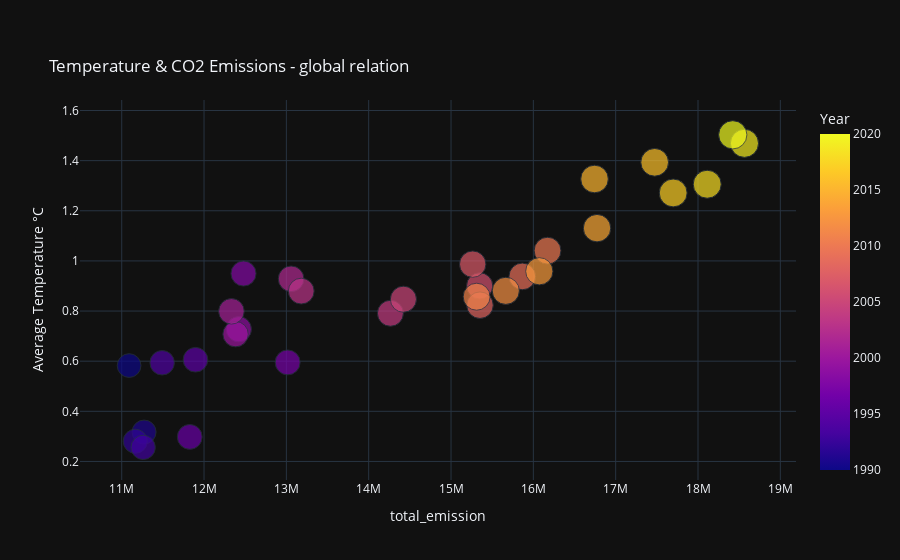

The code cell stored with this chart in its notebook:
### Code cell
px.scatter(correlation.reset_index(),    
    x = "total_emission", 
    y = "Average Temperature °C", 
    size = "total population",
    color = "Year", 
    title = "<br> Temperature & CO2 Emissions - global relation",
    template="plotly_dark")
fig.update_layout(width = 800, height = 300)
fig.show()

### Figure 1 — Plotly figure (JSON) as saved in the notebook; plotly's stock layout.template omitted (floating-point values rounded to 4 significant figures)
{"data": [{"hovertemplate": "total_emission=%{x}<br>Average Temperature °C=%{y}<br>total population=%{marker.size}<br>Year=%{marker.color}<extra></extra>", "legendgroup": "", "marker": {"color": [1990, 1991, 1992, 1993, 1994, 1995, 1996, 1997, 1998, 1999, 2000, 2001, 2002, 2003, 2004, 2005, 2006, 2007, 2008, 2009, 2010, 2011, 2012, 2013, 2014, 2015, 2016, 2017, 2018, 2019, 2020], "coloraxis": "coloraxis", "size": [6462909933, 6566375339, 6665731712, 6761427343, 6854377239, 6945330577, 7034299281, 7121210754, 7206689347, 7291515053, 7376311270, 7461344596, 7546699207, 7632577793, 7719131231, 7806460946, 7894662125, 7983745590, 8073592872, 8164007563, 8254795912, 8345699827, 8437017579, 8528210546, 8618861669, 8708636443, 8797358451, 8884968284, 8971397092, 9056620948, 9140608918], "sizemode": "area", "sizeref": 22850000.0, "symbol": "circle"}, "mode": "markers", "name": "", "orientation": "v", "showlegend": false, "type": "scatter", "x": [11090000.0, 11270000.0, 11160000.0, 11260000.0, 11490000.0, 11900000.0, 11830000.0, 13020000.0, 12480000.0, 12420000.0, 12380000.0, 12330000.0, 13060000.0, 13180000.0, 14260000.0, 14420000.0, 15350000.0, 15260000.0, 15350000.0, 15870000.0, 16170000.0, 15310000.0, 15670000.0, 16070000.0, 16770000.0, 16740000.0, 17470000.0, 17700000.0, 18110000.0, 18560000.0, 18420000.0], "xaxis": "x", "y": [0.5826, 0.3174, 0.2806, 0.2561, 0.5938, 0.6058, 0.298, 0.5952, 0.9497, 0.7275, 0.7078, 0.7989, 0.9286, 0.8795, 0.7912, 0.8473, 0.9003, 0.9871, 0.8234, 0.9382, 1.041, 0.8572, 0.8807, 0.9587, 1.131, 1.327, 1.393, 1.271, 1.306, 1.469, 1.503], "yaxis": "y"}], "layout": {"autosize": true, "coloraxis": {"colorbar": {"title": {"text": "Year"}}, "colorscale": [[0, "#0d0887"], [0.1111, "#46039f"], [0.2222, "#7201a8"], [0.3333, "#9c179e"], [0.4444, "#bd3786"], [0.5556, "#d8576b"], [0.6667, "#ed7953"], [0.7778, "#fb9f3a"], [0.8889, "#fdca26"], [1, "#f0f921"]]}, "legend": {"itemsizing": "constant", "tracegroupgap": 0}, "title": {"text": "<br> Temperature & CO2 Emissions - global relation"}, "xaxis": {"anchor": "y", "autorange": true, "domain": [0, 1], "range": [10530000.0, 19140000.0], "title": {"text": "total_emission"}, "type": "linear"}, "yaxis": {"anchor": "x", "autorange": true, "domain": [0, 1], "range": [0.04354, 1.736], "title": {"text": "Average Temperature °C"}, "type": "linear"}}}
